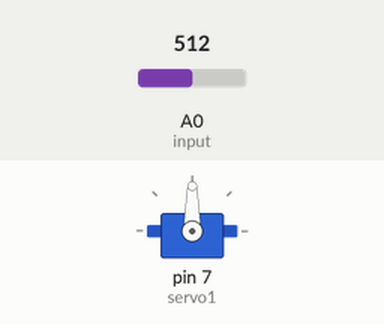
Simulated run of this sketch. Board: Arduino Uno, built with avr-gcc and run on an emulated ATmega328P. Shown: servo. The test bench sets the inputs (shaded band); at power-on: A0 (input) = 512.

Above: at 1.2 s.
1.3 s: A0 (input) set to 716
At 1.9 s:
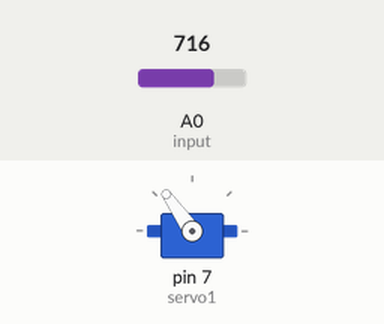
2.8 s: A0 (input) set to 900
At 4.0 s:
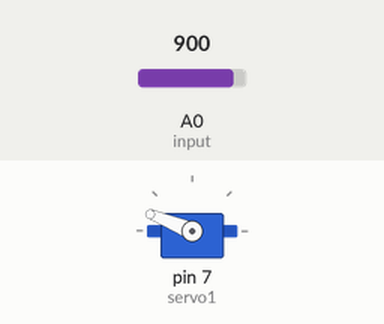
4.3 s: A0 (input) set to 1023
At 5.4 s:
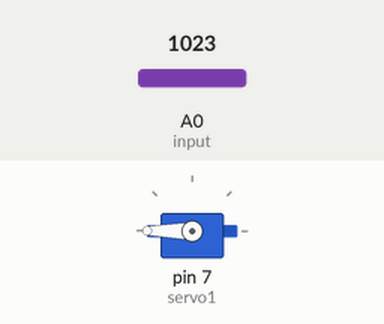
5.8 s: A0 (input) set to 306
At 6.3 s:
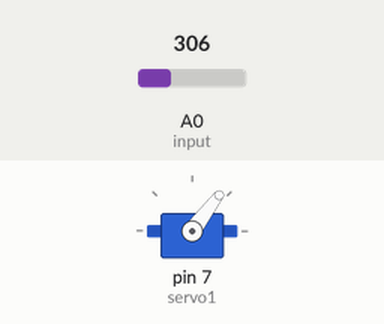
7.3 s: A0 (input) set to 122
At 7.7 s:
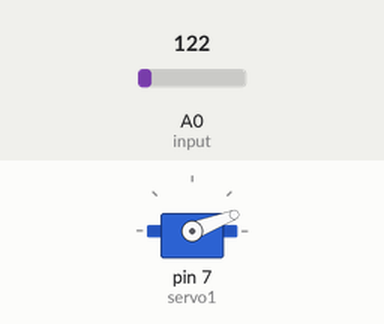
Timing chart, 0 to 9.8 s (numbered marks = the images above; inputs shaded):
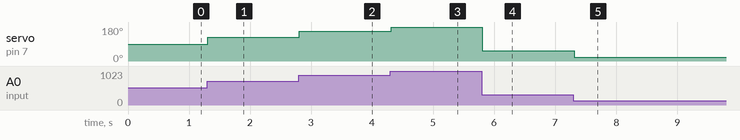

The sketch:

jikken_servo.ino
```cpp
#include <Servo.h>
Servo servo1;
int input = 0; // 可変抵抗器の入力をA0に接続
int val;
void setup() {
  servo1.attach(7); // サーボを7番に接続
}
void loop() {
  val = analogRead(input);
  val = map(val, 0, 1023, 0, 180);
  servo1.write(val);
  delay(15);
}
```

Measured:
- after the input at 1.3 s, servo on pin 7 (servo1): 90° → 125° at once
- after the input at 2.8 s, servo on pin 7 (servo1): 125° → 158° at once
- after the input at 4.3 s, servo on pin 7 (servo1): 158° → 180° at once
- after the input at 5.8 s, servo on pin 7 (servo1): 180° → 53° at once
- after the input at 7.3 s, servo on pin 7 (servo1): 53° → 21° at once
